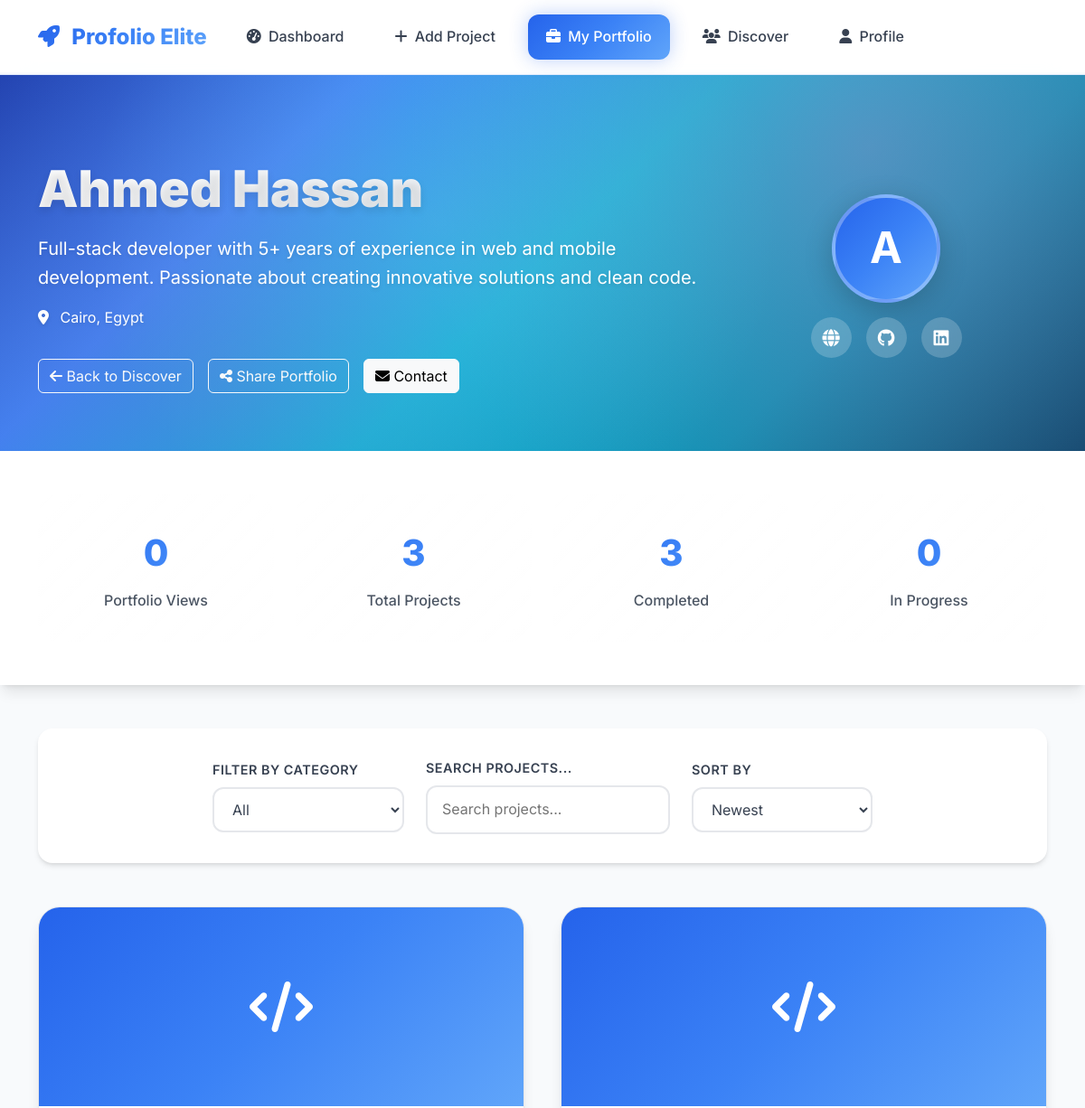
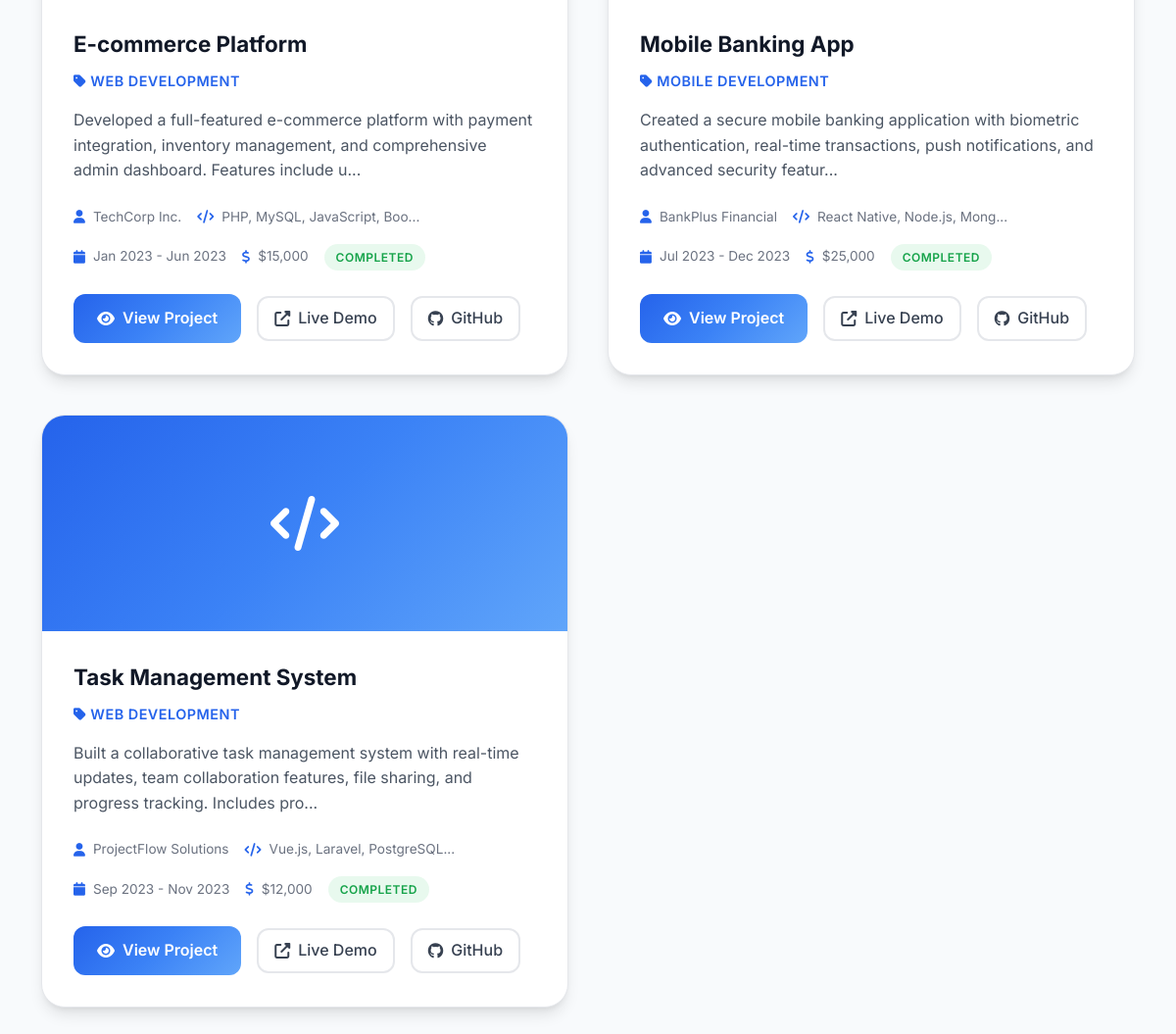
The page /portfolio.php?user=2 on the database its author committed (2 pictures, top to bottom).
### tables this page shows
CREATE TABLE users (
    id INT AUTO_INCREMENT PRIMARY KEY,
    username VARCHAR(50) UNIQUE NOT NULL,
    email VARCHAR(100) UNIQUE NOT NULL,
    password VARCHAR(255) NOT NULL,
    full_name VARCHAR(100) NOT NULL,
    bio TEXT,
    profile_image VARCHAR(255),
    role ENUM('user', 'admin') DEFAULT 'user',
    language ENUM('en', 'ar') DEFAULT 'en',
    template VARCHAR(50) DEFAULT 'default',  
    portfolio_views INT DEFAULT 0,  
    location VARCHAR(255) DEFAULT NULL,
    website VARCHAR(255) DEFAULT NULL,
    github VARCHAR(255) DEFAULT NULL,
    linkedin VARCHAR(255) DEFAULT NULL,
    twitter VARCHAR(255) DEFAULT NULL,
    instagram VARCHAR(255) DEFAULT NULL,
    created_at TIMESTAMP DEFAULT CURRENT_TIMESTAMP,
    updated_at TIMESTAMP DEFAULT CURRENT_TIMESTAMP ON UPDATE CURRENT_TIMESTAMP
);

CREATE TABLE projects (
    id INT AUTO_INCREMENT PRIMARY KEY,
    user_id INT NOT NULL,
    category_id INT,
    title VARCHAR(200) NOT NULL,
    description TEXT NOT NULL,
    client VARCHAR(100),
    start_date DATE,
    end_date DATE,
    status ENUM('completed', 'ongoing', 'planned') DEFAULT 'completed',
    technologies TEXT,
    budget DECIMAL(10,2),
    project_link VARCHAR(500) DEFAULT NULL,  
    github_link VARCHAR(500) DEFAULT NULL,  
    image_path VARCHAR(500) DEFAULT NULL,  
    views INT DEFAULT 0,  
    created_at TIMESTAMP DEFAULT CURRENT_TIMESTAMP,
    updated_at TIMESTAMP DEFAULT CURRENT_TIMESTAMP ON UPDATE CURRENT_TIMESTAMP,
    FOREIGN KEY (user_id) REFERENCES users(id) ON DELETE CASCADE,
    FOREIGN KEY (category_id) REFERENCES categories(id) ON DELETE SET NULL
);

CREATE TABLE categories (
    id INT AUTO_INCREMENT PRIMARY KEY,
    name_en VARCHAR(100) NOT NULL,
    name_ar VARCHAR(100) NOT NULL,
    description TEXT,
    icon VARCHAR(100),
    created_at TIMESTAMP DEFAULT CURRENT_TIMESTAMP
);

### portfolio.php (the view, shortened to what the rows shown need)
<?php
require_once 'config/database.php';
$lang = isset($_SESSION['language']) ? $_SESSION['language'] : 'en';
$current_content = $content[$lang];
$sort = isset($_GET['sort']) ? $_GET['sort'] : 'newest';
$user_id = isset($_GET['user']) ? (int)$_GET['user'] : (isset($_SESSION['user_id']) ? $_SESSION['user_id'] : 0);
$user_info = null;
if ($user_id) {
    $user_stmt = $conn->prepare("SELECT * FROM users WHERE id = ?");
    $user_stmt->bind_param("i", $user_id);
    $user_stmt->execute();
    $user_result = $user_stmt->get_result();
    if ($row = $user_result->fetch_assoc()) {
        $user_info = $row;
    }
}
if ($user_id) {
    $conn->query("UPDATE users SET portfolio_views = portfolio_views + 1 WHERE id = $user_id");
} elseif (isset($_SESSION['user_id'])) {
    $conn->query("UPDATE users SET portfolio_views = portfolio_views + 1 WHERE id = " . (int)$_SESSION['user_id']);
}
$where_conditions = ["p.user_id = ?"];
$params = [$user_id];
$param_types = "i";
$where_clause = implode(" AND ", $where_conditions);
$order_clause = match($sort) {
    'oldest' => 'p.created_at ASC',
    'name_az' => 'p.title ASC',
    'name_za' => 'p.title DESC',
    default => 'p.created_at DESC'
};
$query = "SELECT p.*, c.name_en, c.name_ar FROM projects p
          JOIN categories c ON p.category_id = c.id
          WHERE $where_clause
          ORDER BY $order_clause";
$stmt = $conn->prepare($query);
if (!empty($params)) {
    $stmt->bind_param($param_types, ...$params);
}
$stmt->execute();
$projects = $stmt->get_result();
?>
<!DOCTYPE html>
<html lang="<?php echo $lang; ?>" dir="<?php echo $lang === 'ar' ? 'rtl' : 'ltr'; ?>">
<head>
    <link href="https://cdn.jsdelivr.net/npm/bootstrap@5.3.0/dist/css/bootstrap.min.css" rel="stylesheet">
    <link href="https://cdnjs.cloudflare.com/ajax/libs/font-awesome/6.4.0/css/all.min.css" rel="stylesheet">
    <link href="https://unpkg.com/aos@2.3.1/dist/aos.css" rel="stylesheet">
</head>
<body class="<?php echo $lang === 'ar' ? 'rtl' : ''; ?>">
<section class="portfolio-header">
    <div class="container">
        <div class="portfolio-header-content">
            <div class="row align-items-center">
                <div class="col-lg-8">
                    <h1 class="portfolio-title" data-aos="fade-up">
                        <?php echo $user_info['full_name']; ?>
                    </h1>
                    <p class="portfolio-subtitle" data-aos="fade-up" data-aos-delay="100">
                        <?php echo $user_info['bio'] ?: $current_content['subtitle']; ?>
                    </p>
                    <?php if ($user_info['location']): ?>
                    <p class="portfolio-location" data-aos="fade-up" data-aos-delay="150">
                        <i class="fas fa-map-marker-alt me-2"></i>
                        <?php echo htmlspecialchars($user_info['location']); ?>
                    </p>
                    <?php endif; ?>
                    <div class="d-flex gap-3 flex-wrap mt-3" data-aos="fade-up" data-aos-delay="200">
                        <?php if (isset($_GET['user']) && $_GET['user'] != $_SESSION['user_id']): ?>
                            <a href="browse_users.php" class="btn btn-outline-light">
                            </a>
                        <?php endif; ?>
                        <button class="btn btn-outline-light" id="sharePortfolioBtn">
                        </button>
                        <button class="btn btn-light" data-bs-toggle="modal" data-bs-target="#contactModal">
                        </button>
                    </div>
                </div>
                <div class="col-lg-4 text-center" data-aos="fade-up" data-aos-delay="300">
                    <div class="user-profile-image">
                        <?php if ($user_info['profile_image']): ?>
                            <img src="<?php echo htmlspecialchars($user_info['profile_image']); ?>" alt="Profile Image" class="profile-img">
                        <?php else: ?>
                            <div class="profile-avatar">
                                <?php echo strtoupper(substr($user_info['full_name'], 0, 1)); ?>
                            </div>
                        <?php endif; ?>
                    </div>
                </div>
            </div>
        </div>
    </div>
</section>
<section class="stats-section" data-aos="fade-up" data-aos-delay="300">
    <div class="container">
        <div class="row g-4">
            <div class="col-md-3 col-sm-6">
                <div class="stat-card">
                    <div class="stat-number"><?php echo $user_info ? $user_info['portfolio_views'] : 0; ?></div>
                    <div class="stat-label"><?php echo $current_content['portfolio_views']; ?></div>
                </div>
            </div>
        </div>
    </div>
</section>
<div class="container">
    <?php if ($projects->num_rows === 0): ?>
        <div class="empty-state" data-aos="fade-up" data-aos-delay="300">
            <div class="empty-state-icon">
                <i class="fas fa-folder-open"></i>
            </div>
            <h3 class="empty-state-title"><?php echo $current_content['no_projects']; ?></h3>
            <p class="empty-state-text">
                <?php echo $lang === 'en' ? 'Start building your portfolio by adding your first project.' : 'ابدأ في بناء محفظتك بإضافة مشروعك الأول.'; ?>
            </p>
            <?php if (isset($_SESSION['user_id'])): ?>
                <form method="POST" style="display: inline;">
                    <button type="submit" name="add_sample_projects" class="btn-add-sample">
                        <i class="fas fa-plus"></i> <?php echo $current_content['add_sample_projects']; ?>
                    </button>
                </form>
                <a href="add_project.php" class="btn-add-sample ms-2">
                    <i class="fas fa-plus"></i> <?php echo $lang === 'en' ? 'Add Your Project' : 'أضف مشروعك'; ?>
                </a>
            <?php endif; ?>
        </div>
    <?php else: ?>
        <div class="portfolio-grid" data-aos="fade-up" data-aos-delay="300">
            <?php while ($project = $projects->fetch_assoc()): ?>
            <div class="project-card">
                <div class="project-image">
                    <?php if (!empty($project['image_path']) && file_exists($project['image_path'])): ?>
                        <img src="<?php echo $project['image_path']; ?>" alt="Project Image">
                    <?php else: ?>
                        <i class="fas fa-code"></i>
                    <?php endif; ?>
                </div>
                <div class="project-content">
                    <div class="project-title"><?php echo htmlspecialchars($project['title']); ?></div>
                    <div class="project-category">
                        <i class="fas fa-tag"></i> <?php echo $lang === 'en' ? $project['name_en'] : $project['name_ar']; ?>
                    </div>
                    <div class="project-description">
                        <?php echo htmlspecialchars(mb_strimwidth($project['description'], 0, 150, '...')); ?>
                    </div>
                    <div class="project-meta">
                        <?php if (!empty($project['client'])): ?>
                        <div class="project-meta-item">
                            <i class="fas fa-user"></i>
                            <span><?php echo htmlspecialchars($project['client']); ?></span>
                        </div>
                        <?php endif; ?>
                        <?php if (!empty($project['technologies'])): ?>
                        <div class="project-meta-item">
                            <i class="fas fa-code"></i>
                            <span><?php echo htmlspecialchars(mb_strimwidth($project['technologies'], 0, 30, '...')); ?></span>
                        </div>
                        <?php endif; ?>
                        <?php if ($project['start_date'] && $project['end_date']): ?>
                        <div class="project-meta-item">
                            <i class="fas fa-calendar"></i>
                            <span><?php echo date('M Y', strtotime($project['start_date'])); ?> - <?php echo date('M Y', strtotime($project['end_date'])); ?></span>
                        </div>
                        <?php endif; ?>
                        <?php if ($project['budget']): ?>
                        <div class="project-meta-item">
                            <i class="fas fa-dollar-sign"></i>
                            <span>$<?php echo number_format($project['budget'], 0); ?></span>
                        </div>
                        <?php endif; ?>
                        <div class="project-status status-<?php echo $project['status']; ?>">
                            <?php echo $current_content[$project['status']]; ?>
                        </div>
                    </div>
                    <div class="project-footer">
                        <a href="project.php?id=<?php echo $project['id']; ?>" class="btn-view">
                            <i class="fas fa-eye"></i> <?php echo $current_content['view_project']; ?>
                        </a>
                        <?php if (!empty($project['project_link'])): ?>
                        <a href="<?php echo htmlspecialchars($project['project_link']); ?>" class="btn-outline" target="_blank" rel="noopener">
                            <i class="fas fa-external-link-alt"></i> <?php echo $current_content['live_demo']; ?>
                        </a>
                        <?php endif; ?>
                        <?php if (!empty($project['github_link'])): ?>
                        <a href="<?php echo htmlspecialchars($project['github_link']); ?>" class="btn-outline" target="_blank" rel="noopener">
                            <i class="fab fa-github"></i> <?php echo $current_content['github']; ?>
                        </a>
                        <?php endif; ?>
                    </div>
                </div>
            </div>
            <?php endwhile; ?>
        </div>
    <?php endif; ?>
</div>
</body>
</html>

### rows shown on the page
users: full_name "Ahmed Hassan", bio "Full-stack developer with 5+ years of experience in web and mobile development. Passionate about creating innovative solutions and clean code.", location "Cairo, Egypt", full_name "A", portfolio_views "0"
projects: title "E-commerce Platform", category.name_en "WEB DEVELOPMENT", description "Developed a full-featured e-commerce platform with payment integration, inventory management, and comprehensive admin dashboard. Features include u...", client "TechCorp Inc.", technologies "PHP, MySQL, JavaScript, Boo...", start_date "Jan 2023", end_date "Jun 2023", budget "15,000", status "COMPLETED"
projects: title "Mobile Banking App", category.name_en "MOBILE DEVELOPMENT", description "Created a secure mobile banking application with biometric authentication, real-time transactions, push notifications, and advanced security featur...", client "BankPlus Financial", technologies "React Native, Node.js, Mong...", start_date "Jul 2023", end_date "Dec 2023", budget "25,000", status "COMPLETED"
projects: title "Task Management System", category.name_en "WEB DEVELOPMENT", description "Built a collaborative task management system with real-time updates, team collaboration features, file sharing, and progress tracking. Includes pro...", client "ProjectFlow Solutions", technologies "Vue.js, Laravel, PostgreSQL...", start_date "Sep 2023", end_date "Nov 2023", budget "12,000", status "COMPLETED"

### other values the page prints
PLATFORM_NAME "Profolio Elite"
$current_content['share_portfolio'] "Share Portfolio"
$current_content['contact'] "Contact"
$current_content['portfolio_views'] "Portfolio Views"
$total_projects "3"
$current_content['total_projects'] "Total Projects"
$completed_projects "3"
$current_content['completed'] "Completed"
$ongoing_projects + $planned_projects "0"
$current_content['filter'] "FILTER BY CATEGORY"
$current_content['search_projects'] "SEARCH PROJECTS..."
$current_content['sort_by'] "SORT BY"
form field category "All"
form field sort "Newest"
